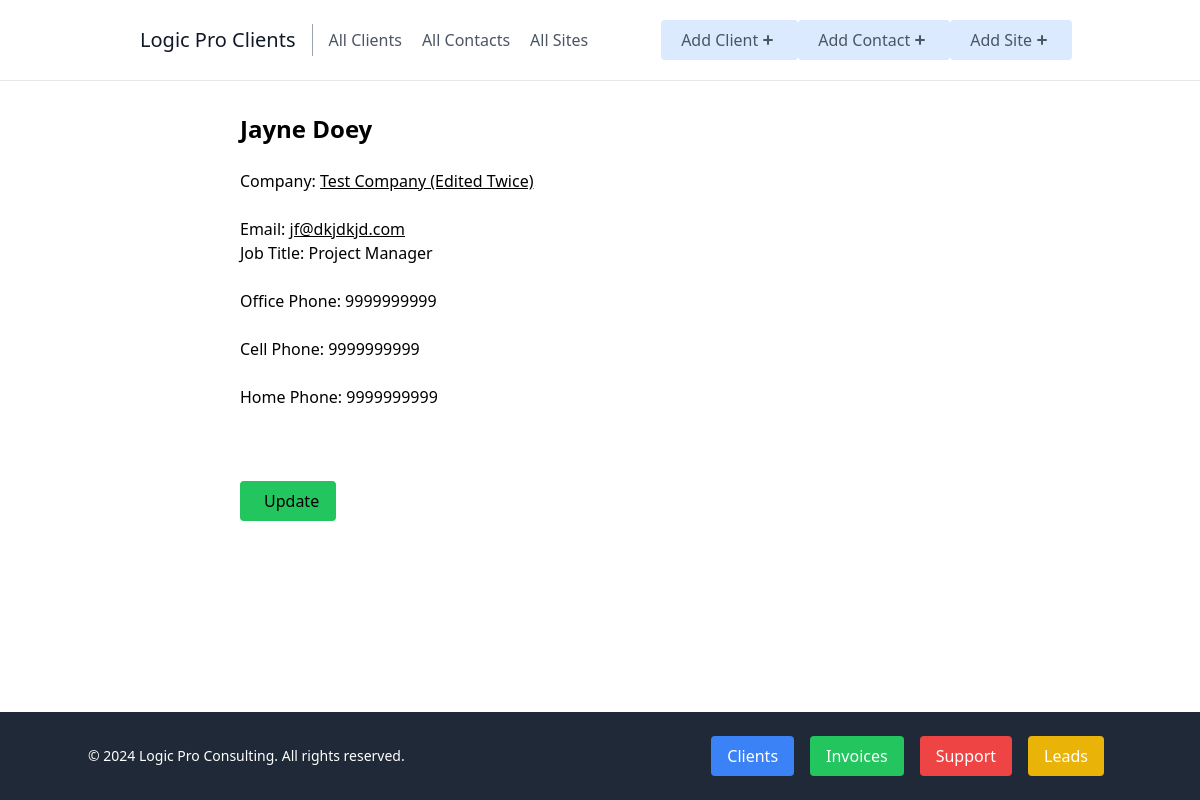
The page /clients/detail/contact/2/ on the database its author committed.
### clients/models.py (models this page shows, shortened)
class Contact(models.Model):
    first_name = models.CharField(max_length=100)
    last_name = models.CharField(max_length=100)
    email = models.EmailField(max_length=100)
    job_title = models.CharField(max_length=100, default='N/A')
    office_phone = models.CharField(max_length=20)
    cell_phone = models.CharField(max_length=20)
    home_phone = models.CharField(max_length=20)
    created_at = models.DateTimeField(auto_now_add=True)
    updated_at = models.DateTimeField(auto_now=True)
    company = models.ForeignKey('Client', on_delete=models.CASCADE, related_name='company_account', null=True, blank=True)

class Client(models.Model):
    company = models.CharField(max_length=100)
    industry = models.CharField(max_length=100)
    hourly_rate = models.DecimalField(max_digits=5, decimal_places=2)
    created_at = models.DateTimeField(auto_now_add=True)
    updated_at = models.DateTimeField(auto_now=True)
    balance = models.DecimalField(max_digits=10, decimal_places=2, default=0, blank=True)
    contact = models.ForeignKey(Contact, on_delete=models.CASCADE, related_name='client_contact', null=True, blank=True)
    invoice_contact = models.ForeignKey(Contact, on_delete=models.CASCADE, related_name='invoice_contact', null=True, blank=True)

### clients/views.py (the view)
# urls.py: path('clients/detail/contact/<int:pk>/', contact_detail, name='contact-detail'),
def contact_detail(request, pk): # contact detail
    contact = get_object_or_404(Contact, pk=pk)
    context = {
        'contact': contact
    }
    return render(request, 'clients/contact_detail.html', context)

### clients/templates/clients/contact_detail.html
{% extends 'clients/_base.html' %}
{% block content %}
    <div class="sm:w-2/3 mx-auto px-10">
        <h1 class="text-2xl font-bold">{{ contact.first_name }} {{ contact.last_name }}</h1><br>
        <div class="flex justify-between">
            <div>
                <a href="{% url 'client-detail' contact.company.pk %}"><p>Company: <u>{{ contact.company.company }}</u></a></p><br>
                <p>Email: <a href="mailto:{{ contact.email }}"><u>{{ contact.email }}</u></a></p>
                <p>Job Title: {{ contact.job_title }}</p><br>
                <p>Office Phone: {{ contact.office_phone }}</p><br>
                <p>Cell Phone: {{ contact.cell_phone }}</p><br>
                <p>Home Phone: {{ contact.home_phone }}</p><br>
                <br><br>
                <a href="{% url 'update-contact' contact.pk %}"><p class="rounded bg-green-500 px-6 py-2 w-24">Update</p></a><br><br>
            </div>
        </div>
    </div>
{% endblock content %}

### rows shown on the page
Contact: first_name "Jayne", last_name "Doey", company.company "Test Company (Edited Twice)", email "jf@dkjdkjd.com", job_title "Project Manager", office_phone "9999999999", cell_phone "9999999999", home_phone "9999999999"
